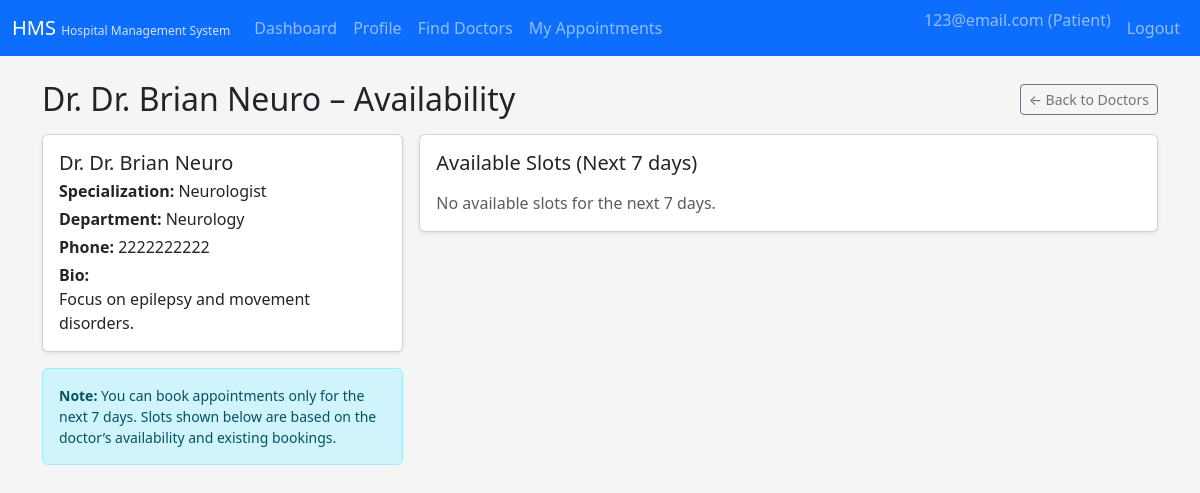
Page /patient/doctors/2/availability (signed in) on the committed database.
### tables this page shows
CREATE TABLE users (
    id INTEGER PRIMARY KEY AUTOINCREMENT,
    email TEXT NOT NULL UNIQUE,
    password_hash TEXT NOT NULL,
    role TEXT NOT NULL CHECK (role IN ('admin', 'doctor', 'patient')),
    status TEXT NOT NULL DEFAULT 'active' CHECK (status IN ('active', 'blacklisted'))
);

CREATE TABLE doctor_profiles (
    id INTEGER PRIMARY KEY AUTOINCREMENT,
    user_id INTEGER NOT NULL UNIQUE,
    department_id INTEGER,
    name TEXT NOT NULL,
    specialization TEXT,
    phone TEXT,
    bio TEXT,
    FOREIGN KEY (user_id) REFERENCES users (id) ON DELETE CASCADE,
    FOREIGN KEY (department_id) REFERENCES departments (id) ON DELETE SET NULL
);

CREATE TABLE departments (
    id INTEGER PRIMARY KEY AUTOINCREMENT,
    name TEXT NOT NULL UNIQUE,
    description TEXT
);

### patient_routes.py (the view)
    @app.route("/patient/doctors/<int:doctor_id>/availability")
    @role_required("patient")
    def patient_doctor_availability(doctor_id):
        conn = get_db()
        cur = conn.cursor()
        cur.execute(
            """
            SELECT d.*, dept.name AS department_name
            FROM doctor_profiles d
            LEFT JOIN departments dept ON d.department_id = dept.id
            WHERE d.id = ?
            """,
            (doctor_id,),
        )
        doctor = cur.fetchone()
        if not doctor:
            conn.close()
            flash("Doctor not found.", "danger")
            return redirect(url_for("patient_doctors"))
        today_str = date.today().isoformat()
        next_week_str = (date.today() + timedelta(days=7)).isoformat()
        cur.execute(
            """
            SELECT da.date, da.time
            FROM doctor_availability da
            LEFT JOIN appointments a
              ON a.doctor_id = da.doctor_id
             AND a.date = da.date
             AND a.time = da.time
             AND a.status = 'Booked'
            WHERE da.doctor_id = ?
              AND da.is_available = 1
              AND date(da.date) >= date(?)
              AND date(da.date) <= date(?)
              AND a.id IS NULL
            ORDER BY da.date, da.time
            """,
            (doctor_id, today_str, next_week_str),
        )
        slots = cur.fetchall()
        patient = get_patient_profile_for_current_user()
        appointments = []
        if patient:
            cur.execute(
                """
                SELECT date, time, status
                FROM appointments
                WHERE patient_id = ? AND doctor_id = ?
                ORDER BY date, time
                """,
                (patient["id"], doctor_id),
            )
            appointments = cur.fetchall()
        conn.close()
        return render_template(
            "patient/doctor_availability.html",
            doctor=doctor,
            slots=slots,
            appointments=appointments,
        )

### app.py (called while the page is built)
@login_manager.user_loader
def load_user(user_id):
    conn = get_db()
    cur = conn.cursor()
    cur.execute("SELECT * FROM users WHERE id = ?", (user_id,))
    row = cur.fetchone()
    conn.close()
    if row:
        return User(row)
    return None

### db.py (called while the page is built)
def get_db():
    conn = sqlite3.connect(
        DB_PATH,
        timeout=10.0,          # wait up to 10s for locks instead of failing immediately
        check_same_thread=False,  # allow multi-threaded access (Flask dev server)
    )
    conn.row_factory = sqlite3.Row  # access columns by name: row["email"]
    conn.execute("PRAGMA foreign_keys = ON;")
    conn.execute("PRAGMA journal_mode = WAL;")
    return conn

### security.py (called while the page is built)
def role_required(role):
    def decorator(view_func):
        @wraps(view_func)
        @login_required
        def wrapped(*args, **kwargs):
            if current_user.role != role:
                flash("You are not authorized to view this page.", "danger")
                return redirect(url_for("index"))
            if current_user.status != "active":
                flash("Your account is not active. Please contact hospital staff.", "warning")
                return redirect(url_for("logout"))
            return view_func(*args, **kwargs)
        return wrapped
    return decorator

def get_patient_profile_for_current_user():
    conn = get_db()
    cur = conn.cursor()
    cur.execute("SELECT * FROM patient_profiles WHERE user_id = ?", (current_user.id,))
    patient = cur.fetchone()
    conn.close()
    return patient

### templates/patient/doctor_availability.html (shortened to what this page needs)
{% extends "base.html" %}
{% block content %}
<div class="d-flex justify-content-between align-items-center mb-3">
  <h2 class="mb-0">
    {% if doctor %}
      Dr. {{ doctor.name }} – Availability
    {% else %}
      Doctor Availability
    {% endif %}
  </h2>
  <a href="{{ url_for('patient_doctors') }}" class="btn btn-outline-secondary btn-sm">
    ← Back to Doctors
  </a>
</div>
<div class="row g-3">
  <div class="col-lg-4">
    <div class="card shadow-sm mb-3">
      <div class="card-body">
        {% if doctor %}
          <h5 class="card-title mb-1">Dr. {{ doctor.name }}</h5>
          <p class="mb-1">
            <strong>Specialization:</strong>
            {{ doctor.specialization or '-' }}
          </p>
          <p class="mb-1">
            <strong>Department:</strong>
            {{ doctor.department_name or '-' }}
          </p>
          <p class="mb-1">
            <strong>Phone:</strong>
            {{ doctor.phone or '-' }}
          </p>
          <p class="mb-0">
            <strong>Bio:</strong><br>
            {{ doctor.bio or 'No bio provided.' }}
          </p>
        {% else %}
          <p class="mb-0 text-muted">Doctor information not available.</p>
        {% endif %}
      </div>
    </div>
    <div class="alert alert-info small">
      <strong>Note:</strong> You can book appointments only for the next 7 days.
      Slots shown below are based on the doctor’s availability and existing bookings.
    </div>
  </div>
  <div class="col-lg-8">
    <div class="card shadow-sm mb-3">
      <div class="card-body">
        <h5 class="card-title">Available Slots (Next 7 days)</h5>
        {% if slots %}
          <div class="table-responsive">
            <table class="table table-sm align-middle">
              <thead>
                <tr>
                  <th>Date</th>
                  <th>Time</th>
                  <th></th>
                </tr>
              </thead>
              <tbody>
                {% for s in slots %}
                  <tr>
                    <td>{{ s.date }}</td>
                    <td>{{ s.time }}</td>
                    <td>
                      <form method="post" action="{{ url_for('patient_book_appointment') }}">
                        <input type="hidden" name="doctor_id" value="{{ doctor.id }}">
                        <input type="hidden" name="date" value="{{ s.date }}">
                        <input type="hidden" name="time" value="{{ s.time }}">
                        <button type="submit" class="btn btn-sm btn-primary">
                          Book
                        </button>
                      </form>
                    </td>
                  </tr>
                {% endfor %}
              </tbody>
            </table>
          </div>
        {% else %}
          <p class="mt-3 mb-0 text-muted">
            No available slots for the next 7 days.
          </p>
        {% endif %}
      </div>
    </div>
  </div>
</div>
{% endblock %}

### templates/base.html (shortened to what this page needs)
<!doctype html>
<html lang="en">
<head>
  <link
    href="https://cdn.jsdelivr.net/npm/bootstrap@5.3.3/dist/css/bootstrap.min.css"
    rel="stylesheet"
  >
</head>
<body>
<nav class="navbar navbar-expand-lg navbar-dark bg-primary">
  <div class="container-fluid">
    <a class="navbar-brand" href="{{ url_for('index') }}">
      HMS
      <span class="small d-none d-sm-inline">Hospital Management System</span>
    </a>
    <div class="collapse navbar-collapse" id="navbarContent">
      <ul class="navbar-nav me-auto mb-2 mb-lg-0">
        {% if current_user.is_authenticated %}
              {% if current_user.role == 'admin' %}
            <li class="nav-item">
              <a class="nav-link" href="{{ url_for('admin_dashboard') }}">Dashboard</a>
            </li>
          {% elif current_user.role == 'doctor' %}
            <li class="nav-item">
              <a class="nav-link" href="{{ url_for('doctor_dashboard') }}">Dashboard</a>
            </li>
          {% elif current_user.role == 'patient' %}
            <li class="nav-item">
              <a class="nav-link" href="{{ url_for('patient_dashboard') }}">Dashboard</a>
            </li>
            <li class="nav-item">
              <a class="nav-link" href="{{ url_for('patient_profile') }}">Profile</a>
            </li>
            <li class="nav-item">
              <a class="nav-link" href="{{ url_for('patient_doctors') }}">Find Doctors</a>
            </li>
            <li class="nav-item">
              <a class="nav-link" href="{{ url_for('patient_appointments') }}">My Appointments</a>
            </li>
          {% endif %}
        {% endif %}
      </ul>
      <ul class="navbar-nav ms-auto">
        {% if current_user.is_authenticated %}
          <li class="nav-item">
            <span class="navbar-text me-2">
              {{ current_user.email }} ({{ current_user.role|capitalize }})
            </span>
          </li>
          <li class="nav-item">
            <a class="nav-link" href="{{ url_for('logout') }}">Logout</a>
          </li>
        {% else %}
          <li class="nav-item">
            <a class="nav-link" href="{{ url_for('login') }}">Login</a>
          </li>
        {% endif %}
      </ul>
    </div>
  </div>
</nav>
<main class="container py-4">
  {% block content %}{% endblock %}
</main>
</body>
</html>

### templates/base.html (style rules this page uses)
body { background-color: #f5f5f5; }
.navbar-brand span.small { font-size: 0.75rem; opacity: 0.8; }

### rows in the picture
users: email "123@email.com", role "Patient"
doctor_profiles: name "Dr. Brian Neuro", specialization "Neurologist", phone "2222222222", bio "Focus on epilepsy and movement disorders."
departments: name "Neurology"
